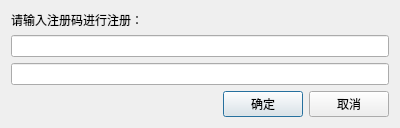
<?xml version="1.0" encoding="UTF-8"?>
<ui version="4.0">
 <class>CheckCodeDialog</class>
 <widget class="QDialog" name="CheckCodeDialog">
  <property name="geometry">
   <rect>
    <x>0</x>
    <y>0</y>
    <width>400</width>
    <height>119</height>
   </rect>
  </property>
  <property name="windowTitle">
   <string>Dialog</string>
  </property>
  <layout class="QGridLayout" name="gridLayout_2">
   <item row="0" column="0">
    <layout class="QGridLayout" name="gridLayout">
     <item row="0" column="0">
      <widget class="QLabel" name="label">
       <property name="text">
        <string>请输入注册码进行注册：</string>
       </property>
      </widget>
     </item>
     <item row="1" column="0" colspan="3">
      <widget class="QLineEdit" name="_lineEdit_1"/>
     </item>
     <item row="2" column="0" colspan="3">
      <widget class="QLineEdit" name="_lineEdit"/>
     </item>
     <item row="3" column="0">
      <spacer name="horizontalSpacer">
       <property name="orientation">
        <enum>Qt::Horizontal</enum>
       </property>
       <property name="sizeHint" stdset="0">
        <size>
         <width>198</width>
         <height>20</height>
        </size>
       </property>
      </spacer>
     </item>
     <item row="3" column="1">
      <widget class="QPushButton" name="_okButton">
       <property name="text">
        <string>确定</string>
       </property>
      </widget>
     </item>
     <item row="3" column="2">
      <widget class="QPushButton" name="_cancelButton">
       <property name="text">
        <string>取消</string>
       </property>
      </widget>
     </item>
    </layout>
   </item>
  </layout>
 </widget>
 <resources/>
 <connections/>
</ui>
